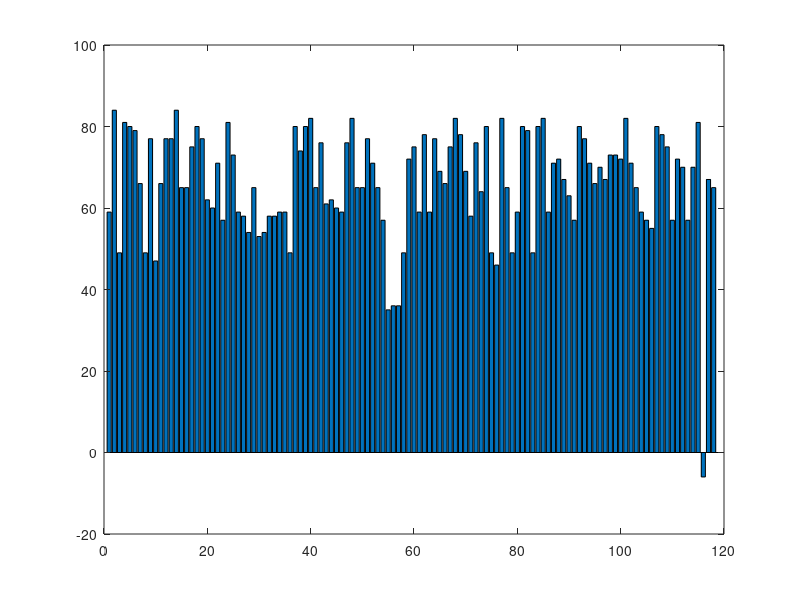

Write the MATLAB code that produced this figure.
str = 'SCANALL,5077057332C,2.01811E+13,88,1,Samsung SM-G956N,0,0,2.01811E+13,43.83527054,107.0513272,0.0|29.057413,9.396002,30.99061,43.50902946,-85.89792086,-13.02963525,4.232324906,-85.89792086396598|0A09B478E06C,-59,1;0E1D93C72CD10,-84,1;0E09B475679C,-49,1;0A300D841BB9,-81,1;0A300D841BB8,-80,1;0E09B4757D20,-79,1;0E1D93C72CD6,-66,1;0609B475679C,-49,1;0009B478E07C,-77,1;0609B475679B,-47,1;061D93C72CD6,-66,1;1A09B478E07C,-77,1;1209B478E07C,-77,1;061D93C78CCC,-84,1;0A300D841879,-65,1;0A300D841878,-65,1;0217B20B4FA14,-75,1;40270B0337F11,-80,1;0217B20B4FA12,-77,2;2217B20B4FD10,-62,1;2217B20B4FD8,-60,1;0E09B475678C,-71,1;0E09B478DF10C,-57,1;0E1D93C72CC8,-81,1;0A1D93C742AE,-73,1;0009B478E06C,-59,1;0609B478DF10C,-58,1;00405AAF7019,-54,1;0609B478DF10B,-65,1;00405AAF7018,-53,1;00405AAF7017,-54,1;06300D84D429,-58,1;06300D84D428,-58,1;1A09B478E06C,-59,1;1209B478E06C,-59,1;1609B475679C,-49,1;1609B4757D20,-80,1;2217B20B4EC12,-74,1;00300D841BB6,-80,1;0A1D93C72CD10,-82,1;0A1D93C72CD6,-65,1;0E09B478E07C,-76,1;2217B20B9651,-61,1;2217B20B9649,-62,1;0A300D84D439,-60,1;0A300D84D438,-59,1;0609B478E07C,-76,1;0609B478E07B,-82,1;06300D841449,-65,1;06300D841448,-65,1;0217B20B4F36,-77,1;1609B475678C,-71,1;00300D841876,-65,1;1609B478DF10C,-57,1;00405AC84D19,-35,1;00405AC84D18,-36,1;00405AC84D17,-36,1;0A09B475679C,-49,1;001D93C742AE,-72,1;00300D841BA6,-75,1;0E09B478E06C,-59,1;0A300D841459,-78,1;0609B478E06C,-59,1;0A300D841458,-77,1;0609B478E06B,-69,1;00300D841866,-66,1;2217B20B4FA14,-75,1;12E3C70720F8,-82,1;2217B20B4FA12,-78,1;0A09B475678B,-69,1;0A09B478DF10C,-58,1;1609B478E07C,-76,1;0217B20B4FD10,-64,1;001D93C72CD10,-80,1;0009B475679C,-49,1;0009B475679B,-46,1;0009B4757D20,-82,1;001D93C72CD6,-65,1;1A09B475679C,-49,1;00300D84D436,-59,1;1A09B4757D20,-80,1;00405ABBD60A,-79,1;1209B475679C,-49,1;1209B4757D20,-80,1;10E3C70720F8,-82,1;1609B478E06C,-59,1;40270B0346B15,-71,1;0009B475678C,-72,1;40270B0346B14,-67,1;00405AC51AFB,-63,1;0009B478DF10C,-57,1;001D93C72CC8,-80,1;0A09B478E07C,-77,1;0E1D93C742AE,-71,1;00405AC51AFA,-66,1;0217B20B4EC12,-70,1;0217B20B4EC10,-67,1;06300D841BA9,-73,1;061D93C742AE,-73,1;06300D841BA8,-72,1;22E3C70720F8,-82,1;1A09B475678C,-71,1;00405AC45AF15,-65,1;00300D84D426,-59,1;1A09B478DF10C,-57,1;0217B20B9651,-55,1;40270B03412F,-80,1;00300D841456,-78,1;40270B03412E,-75,1;0217B20B9649,-57,1;1209B475678C,-72,1;1209B475678B,-70,1;1209B478DF10C,-57,1;00405AC45958,-70,1;2217B20B4F36,-81,1;00405AC45957,6,1;06300D841869,-67,1;06300D841868,-65,7;';

data = strsplit(str,'|');
apinfo = strsplit(data{1,3},';');

rssi = []
mac = {};
for i=1:length(apinfo)
    info = strsplit(apinfo{1,i},',')'; 
    if length(info) > 1
         mac = [mac info{1,1}];
         rssi = [rssi str2num(info{2,1})];
    end
end
rssi = -1*rssi;
figure;
bar(rssi)
